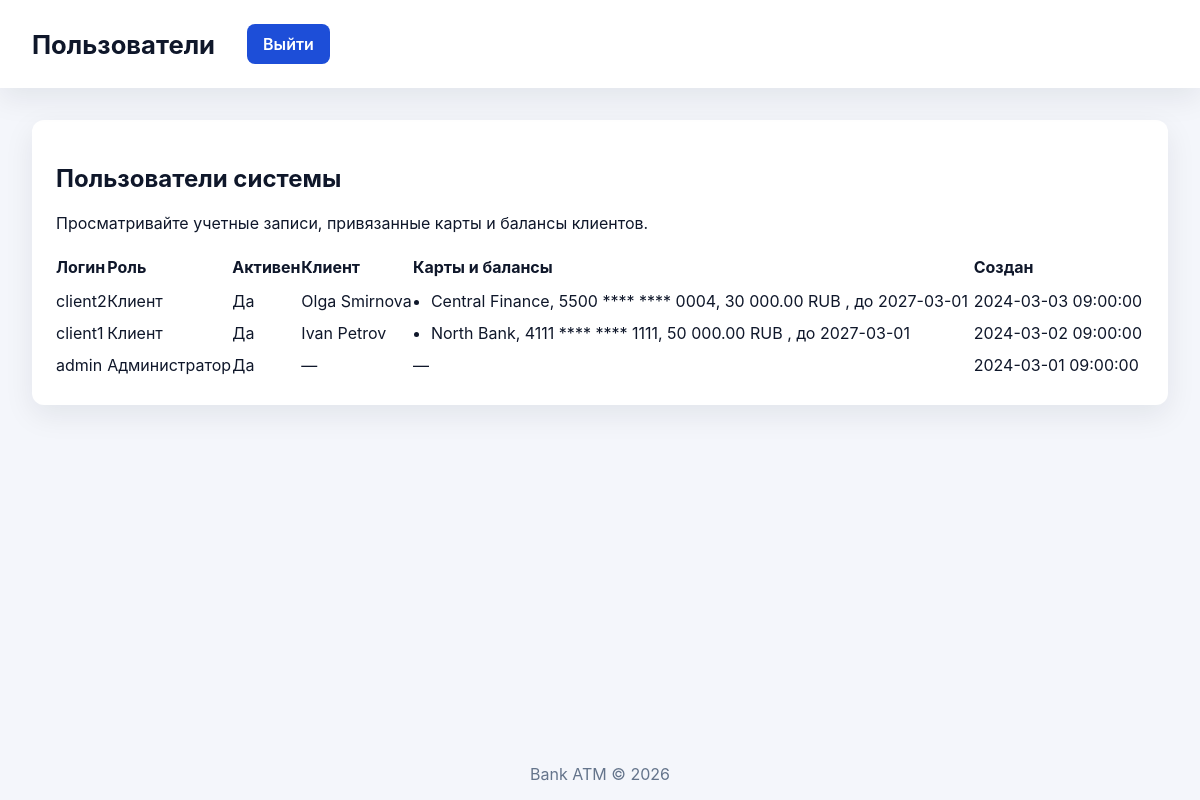
Page /site/users.php (signed in) on the earlier database version.
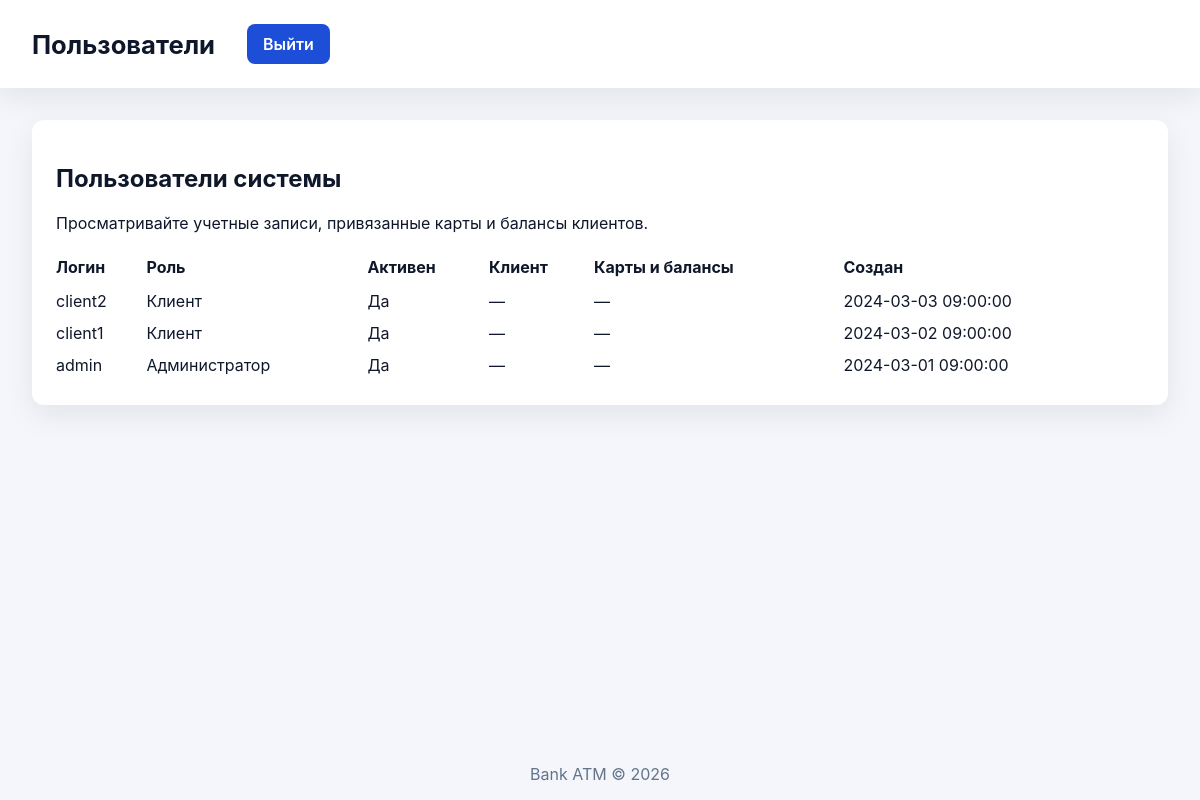
Same page on the later database version.
### tables this page shows
CREATE TABLE clients (
  id BIGINT UNSIGNED AUTO_INCREMENT PRIMARY KEY,
  user_id BIGINT UNSIGNED NOT NULL,
  full_name VARCHAR(255) NOT NULL,
  created_at DATETIME NOT NULL DEFAULT CURRENT_TIMESTAMP,
  updated_at DATETIME NULL,
  UNIQUE KEY ux_clients_user_id (user_id),
  CONSTRAINT fk_clients_user
    FOREIGN KEY (user_id) REFERENCES users(id)
);

CREATE TABLE users (
  id BIGINT UNSIGNED AUTO_INCREMENT PRIMARY KEY,
  login VARCHAR(255) NOT NULL,
  password_hash VARCHAR(255) NOT NULL,
  role ENUM('admin','client') NOT NULL,
  full_name VARCHAR(255) NULL,
  created_at DATETIME NOT NULL DEFAULT CURRENT_TIMESTAMP,
  updated_at DATETIME NULL,
  is_active TINYINT(1) NOT NULL DEFAULT 1,
  UNIQUE KEY ux_users_login (login),
  KEY idx_users_role (role)
);

CREATE TABLE cards (
  id BIGINT UNSIGNED AUTO_INCREMENT PRIMARY KEY,
  card_number VARCHAR(32) NOT NULL,
  pin_hash VARCHAR(255) NOT NULL,
  bank_issuer_id BIGINT UNSIGNED NOT NULL,
  client_id BIGINT UNSIGNED NOT NULL,
  created_at DATETIME NOT NULL DEFAULT CURRENT_TIMESTAMP,
  updated_at DATETIME NULL,
  expires_at DATE NULL,
  is_blocked TINYINT(1) NOT NULL DEFAULT 0,
  UNIQUE KEY ux_cards_card_number (card_number),
  KEY idx_cards_bank_issuer_id (bank_issuer_id),
  KEY idx_cards_client_id (client_id),
  CONSTRAINT fk_cards_bank_issuer
    FOREIGN KEY (bank_issuer_id) REFERENCES banks(id),
  CONSTRAINT fk_cards_client
    FOREIGN KEY (client_id) REFERENCES users(id)
);

CREATE TABLE banks (
  id BIGINT UNSIGNED AUTO_INCREMENT PRIMARY KEY,
  name VARCHAR(255) NOT NULL,
  bic VARCHAR(20) NULL,
  created_at DATETIME NOT NULL DEFAULT CURRENT_TIMESTAMP,
  updated_at DATETIME NULL,
  UNIQUE KEY ux_banks_bic (bic),
  KEY idx_banks_name (name)
);

CREATE TABLE accounts (
  id BIGINT UNSIGNED AUTO_INCREMENT PRIMARY KEY,
  card_id BIGINT UNSIGNED NOT NULL,
  balance DECIMAL(12,2) NOT NULL DEFAULT 0.00,
  currency CHAR(3) NOT NULL DEFAULT 'RUB',
  updated_at DATETIME NOT NULL DEFAULT CURRENT_TIMESTAMP ON UPDATE CURRENT_TIMESTAMP,
  UNIQUE KEY ux_accounts_card_id (card_id),
  CONSTRAINT fk_accounts_card
    FOREIGN KEY (card_id) REFERENCES cards(id)
);

### includes/db.php (called while the page is built, shortened)
<?php
function db(): PDO
{
    static $pdo = null;
    if ($pdo instanceof PDO) {
        return $pdo;
    }
    $host = getenv('DB_HOST') ?: '127.0.0.1';
    $name = getenv('DB_NAME') ?: 'bank_atm';
    $user = getenv('DB_USER') ?: 'bank_user';
    $pass = getenv('DB_PASS') ?: 'bank_pass';
    $charset = getenv('DB_CHARSET') ?: 'utf8mb4';
    $dsn = sprintf('mysql:host=%s;dbname=%s;charset=%s', $host, $name, $charset);
    $options = [
        PDO::ATTR_ERRMODE => PDO::ERRMODE_EXCEPTION,
        PDO::ATTR_DEFAULT_FETCH_MODE => PDO::FETCH_ASSOC,
        PDO::ATTR_EMULATE_PREPARES => false,
    ];
    try {
        $pdo = new PDO($dsn, $user, $pass, $options);
    } catch (PDOException $exception) {
        error_log('Database connection error: ' . $exception->getMessage());
        throw new RuntimeException('Database connection failed.');
    }
    return $pdo;
}

### site/users.php (the view, shortened to what this page needs)
<?php
require_once __DIR__ . '/../includes/db.php';
require_once __DIR__ . '/../includes/helpers.php';
function mask_card_number(string $number): string
{
    $clean = preg_replace('/\D+/', '', $number);
    return substr($clean, 0, 4) . ' **** **** ' . substr($clean, -4);
}
$usersStmt = db()->query(
    'SELECT users.id, users.login, users.role, users.is_active, users.created_at, '
    . 'clients.id AS client_id, clients.full_name '
    . 'FROM users '
    . 'LEFT JOIN clients ON clients.user_id = users.id '
    . 'ORDER BY users.created_at DESC'
);
$users = $usersStmt->fetchAll();
$clientIds = [];
foreach ($users as $user) {
    if (!empty($user['client_id'])) {
        $clientIds[] = (int) $user['client_id'];
    }
}
$cardsByClient = [];
if (!empty($clientIds)) {
    $placeholders = implode(',', array_fill(0, count($clientIds), '?'));
    $cardsStmt = db()->prepare(
        'SELECT cards.client_id, cards.card_number, cards.expires_at, cards.is_blocked, '
        . 'banks.name AS bank_name, accounts.balance, accounts.currency '
        . 'FROM cards '
        . 'JOIN banks ON banks.id = cards.bank_issuer_id '
        . 'LEFT JOIN accounts ON accounts.card_id = cards.id '
        . 'WHERE cards.client_id IN (' . $placeholders . ') '
        . 'ORDER BY cards.client_id, cards.card_number'
    );
    $cardsStmt->execute($clientIds);
    $cards = $cardsStmt->fetchAll();
    foreach ($cards as $card) {
        $clientId = (int) $card['client_id'];
        if (!isset($cardsByClient[$clientId])) {
            $cardsByClient[$clientId] = [];
        }
        $cardsByClient[$clientId][] = $card;
    }
}
?>
<section class="card">
  <h2>Пользователи системы</h2>
  <p>Просматривайте учетные записи, привязанные карты и балансы клиентов.</p>
  <?php if (empty($users)) : ?>
    <p>Пользователи не найдены.</p>
  <?php else : ?>
    <div style="overflow-x: auto;">
      <table style="width: 100%; border-collapse: collapse;">
        <thead>
          <tr>
            <th style="text-align: left; padding: 8px 0;">Логин</th>
            <th style="text-align: left; padding: 8px 0;">Роль</th>
            <th style="text-align: left; padding: 8px 0;">Активен</th>
            <th style="text-align: left; padding: 8px 0;">Клиент</th>
            <th style="text-align: left; padding: 8px 0;">Карты и балансы</th>
            <th style="text-align: left; padding: 8px 0;">Создан</th>
          </tr>
        </thead>
        <tbody>
          <?php foreach ($users as $user) : ?>
            <tr>
              <td style="padding: 6px 0;"><?= sanitize($user['login']) ?></td>
              <td style="padding: 6px 0;"><?= $user['role'] === 'admin' ? 'Администратор' : 'Клиент' ?></td>
              <td style="padding: 6px 0;"><?= (int) $user['is_active'] === 1 ? 'Да' : 'Нет' ?></td>
              <td style="padding: 6px 0;">
                <?= $user['full_name'] ? sanitize($user['full_name']) : '—' ?>
              </td>
              <td style="padding: 6px 0;">
                <?php if (empty($user['client_id']) || empty($cardsByClient[(int) $user['client_id']])) : ?>
                  —
                <?php else : ?>
                  <ul style="margin: 0; padding-left: 18px;">
                    <?php foreach ($cardsByClient[(int) $user['client_id']] as $card) : ?>
                      <li>
                        <?= sanitize($card['bank_name']) ?>,
                        <?= sanitize(mask_card_number($card['card_number'])) ?>,
                        <?= $card['balance'] !== null ? number_format((float) $card['balance'], 2, '.', ' ') . ' ' . sanitize($card['currency']) : 'Баланс не задан' ?>
                        <?php if (!empty($card['expires_at'])) : ?>
                          , до <?= sanitize($card['expires_at']) ?>
                        <?php endif; ?>
                      </li>
                    <?php endforeach; ?>
                  </ul>
                <?php endif; ?>
              </td>
              <td style="padding: 6px 0;">
                <?= sanitize((string) $user['created_at']) ?>
              </td>
            </tr>
          <?php endforeach; ?>
        </tbody>
      </table>
    </div>
  <?php endif; ?>
</section>

Differences in the rows shown:
removed clients: user.login "client2", shows "Клиент", full_name "Olga Smirnova", user.created_at "2024-03-03 09:00:00"
no longer on this page (row edited): cards: bank_issuer.name "Central Finance", card_number "5500 **** **** 0004", accounts.balance "30 000.00", accounts.currency "RUB", expires_at "2027-03-01", shown under "client2"
removed clients: user.login "client1", shows "Клиент", full_name "Ivan Petrov", user.created_at "2024-03-02 09:00:00"
no longer on this page (row edited): cards: bank_issuer.name "North Bank", card_number "4111 **** **** 1111", accounts.balance "50 000.00", accounts.currency "RUB", expires_at "2027-03-01", shown under "client1"
now on this page (row unchanged): users: login "client2", role "Клиент", is_active "Да", created_at "2024-03-03 09:00:00"
now on this page (row unchanged): users: login "client1", role "Клиент", is_active "Да", created_at "2024-03-02 09:00:00"
